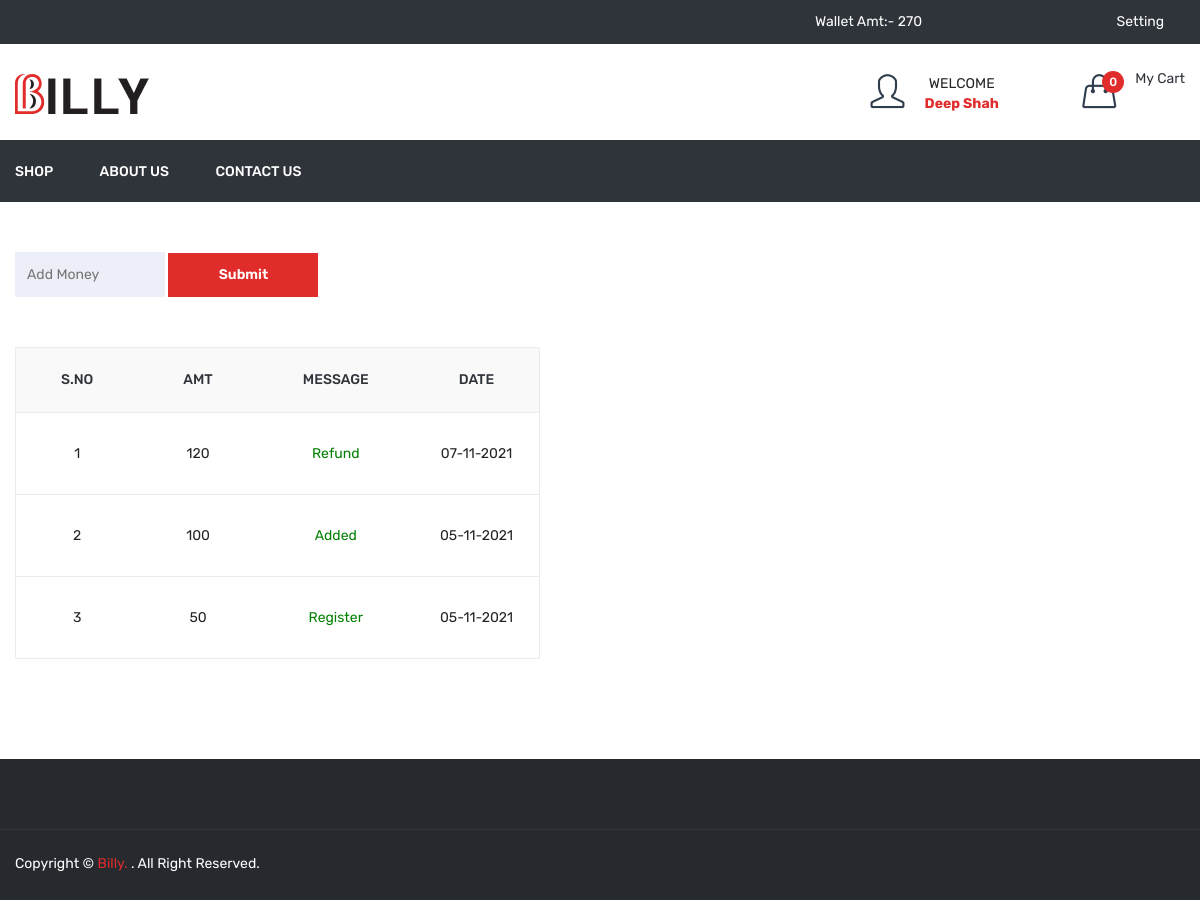
The app's page /wallet.php (signed in), older data.
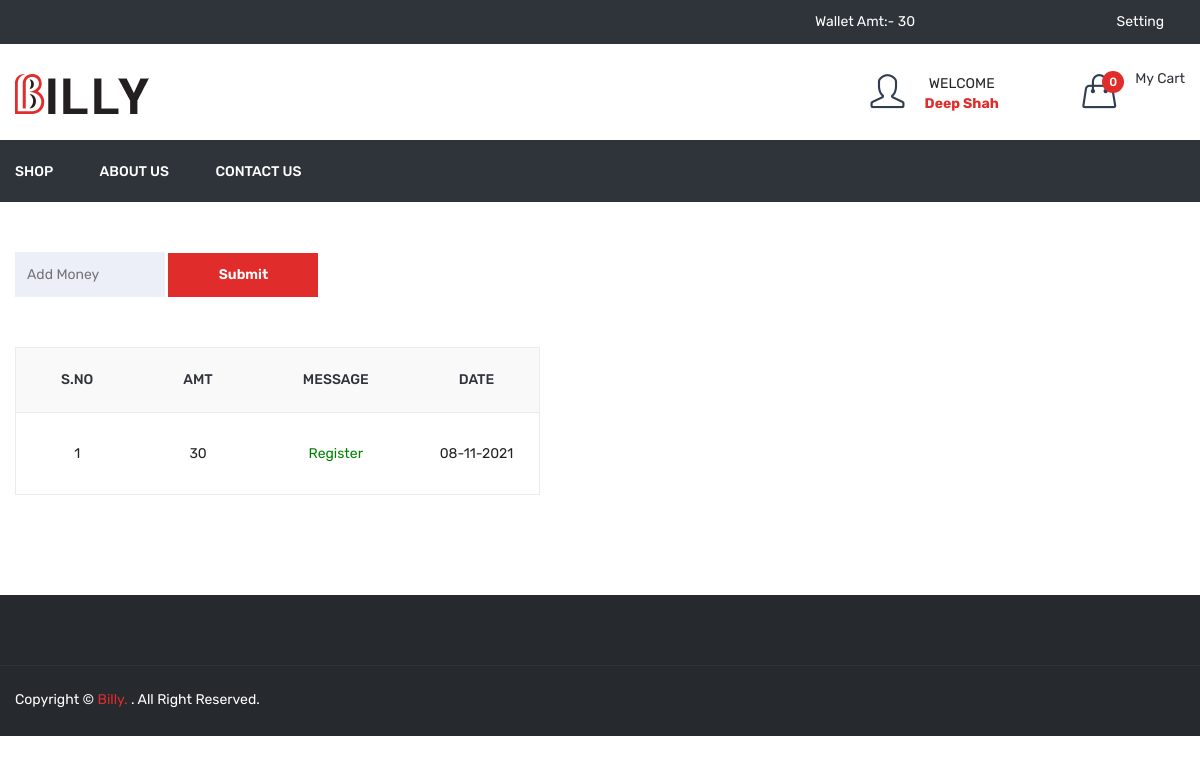
The same page, newer data.
### tables this page shows
CREATE TABLE IF NOT EXISTS `wallet` (
  `id` int NOT NULL AUTO_INCREMENT,
  `user_id` int NOT NULL,
  `amt` int NOT NULL,
  `msg` varchar(255) NOT NULL,
  `type` enum('in','out') NOT NULL,
  `payment_id` varchar(100) NOT NULL,
  `added_on` datetime NOT NULL,
  PRIMARY KEY (`id`)
);

### function.inc.php (called while the page is built, shortened)
<?php
function getWallet($uid)
{
  global $con;
  $sql = "select * from wallet where user_id='$uid' order by id desc";
  $res = mysqli_query($con, $sql);
  $arr = array();
  while ($row = mysqli_fetch_assoc($res)) {
    $arr[] = $row;
  }
  return $arr;
}
function getWalletAmt($uid)
{
  global $con;
  $sql = "select * from wallet where user_id='$uid'";
  $res = mysqli_query($con, $sql);
  $in = 0;
  $out = 0;
  while ($row = mysqli_fetch_assoc($res)) {
    if ($row['type'] == 'in') {
      $in = $in + $row['amt'];
    }
  }
  return $in - $out;
}
?>

### wallet.php (the view, shortened to what the changed rows need)
<?php
include("header.php");
?>
<div class="cart-main-area pt-50 pb-100">
	<div class="container">
		<div class="row">
			<div class="col-lg-12 col-md-12 col-sm-12 col-12">
				<?php
				$getWallet = getWallet($_SESSION['FOOD_USER_ID']);
				?>
				<div class="table-content table-responsive">
					<table>
						<thead>
							<tr>
								<th>S.No</th>
								<th>Amt</th>
								<th>Message</th>
								<th>Date</th>
							</tr>
						</thead>
						<tbody>
							<?php
							$kk = 1;
							foreach ($getWallet as $list) { ?>
								<tr class="wallet_loop">
									<td><?php echo $kk ?></td>
									<td><?php echo $list['amt'] ?></td>
									<td>
										<span class="<?php echo $list['type'] ?>">
											<?php echo $list['msg'] ?>
										</span>
									</td>
									<td>
										<?php
										$dateStr = strtotime($list['added_on']);
										echo date('d-m-Y', $dateStr);
										?>
									</td>
								</tr>
							<?php
								$kk++;
							} ?>
						</tbody>
					</table>
				</div>
			</div>
		</div>
	</div>
</div>
<?php
include("footer.php");
?>

### header.php (shortened to what the changed rows need)
<?php
include('database.inc.php');
include('function.inc.php');
$getWalletAmt=0;
if(isset($_SESSION['FOOD_USER_ID'])){
	$getWalletAmt=getWalletAmt($_SESSION['FOOD_USER_ID']);
}
?>
<!doctype html>
<html class="no-js" lang="zxx">
<head>
    <link rel="stylesheet" href="<?php echo FRONT_SITE_PATH ?>assets/css/bootstrap.min.css">
    <link rel="stylesheet" href="<?php echo FRONT_SITE_PATH ?>assets/css/animate.css">
    <link rel="stylesheet" href="<?php echo FRONT_SITE_PATH ?>assets/css/owl.carousel.min.css">
    <link rel="stylesheet" href="<?php echo FRONT_SITE_PATH ?>assets/css/slick.css">
    <link rel="stylesheet" href="<?php echo FRONT_SITE_PATH ?>assets/css/chosen.min.css">
    <link rel="stylesheet" href="<?php echo FRONT_SITE_PATH ?>assets/css/ionicons.min.css">
    <link rel="stylesheet" href="<?php echo FRONT_SITE_PATH ?>assets/css/font-awesome.min.css">
    <link rel="stylesheet" href="<?php echo FRONT_SITE_PATH ?>assets/css/simple-line-icons.css">
    <link rel="stylesheet" href="<?php echo FRONT_SITE_PATH ?>assets/css/jquery-ui.css">
    <link rel="stylesheet" href="<?php echo FRONT_SITE_PATH ?>assets/css/meanmenu.min.css">
    <link rel="stylesheet" href="<?php echo FRONT_SITE_PATH ?>assets/css/style.css">
    <link rel="stylesheet" href="<?php echo FRONT_SITE_PATH ?>assets/css/responsive.css">
<body>
    <header class="header-area">
        <div class="header-top black-bg">
            <div class="container">
                <div class="row">
                    <div class="col-lg-2 col-md-4 col-12 col-sm-4">
							<?php
								if(isset($_SESSION['FOOD_USER_NAME'])){
								?>
							<div id="wallet_top_box">
								<a href="<?php echo FRONT_SITE_PATH?>wallet" style="color:#fff;">
									Wallet Amt:- <?php echo $getWalletAmt?>
								</a>
							</div>
								<?php  } ?>
						</div>
                </div>
            </div>
        </div>
    </header>

Row changes from the older to the newer data that the page shows:
removed wallet: amt "120", msg "Refund", added_on "07-11-2021"
no longer on this page (row edited): wallet: amt "100", msg "Added", added_on "05-11-2021"
no longer on this page (row edited): wallet: amt "50", msg "Register", added_on "05-11-2021"
now on this page (row edited): wallet: amt "30", msg "Register", added_on "08-11-2021"
Text that changed along with them:
$getWalletAmt: "270" → "30"
